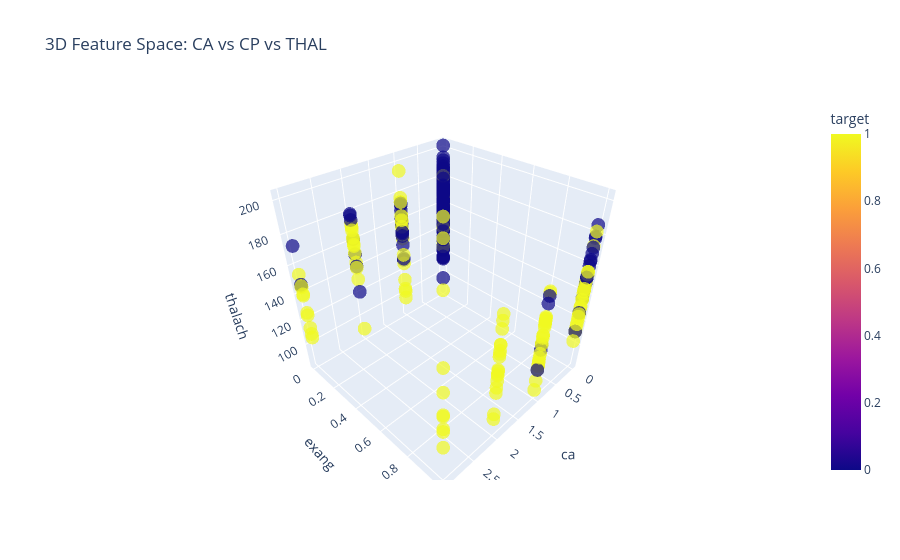

Write notebook code for a chart like this one.
### Markdown cell above
#### Visualization of the Decision Space

### Code cell
import plotly.express as px

# Visualizing top 3 features
fig = px.scatter_3d(df, x='ca', y='exang', z='thalach',
              color='target', opacity=0.7,
              title="3D Feature Space: CA vs CP vs THAL")
fig.show()

### Figure 1 — Plotly figure (JSON) as saved in the notebook; plotly's stock layout.template omitted (floating-point values rounded to 4 significant figures; data arrays with more than 128 entries replaced by an {"elided": "..."} marker saying what was removed)
{"data": [{"hovertemplate": "ca=%{x}<br>exang=%{y}<br>thalach=%{z}<br>target=%{marker.color}<extra></extra>", "legendgroup": "", "marker": {"color": {"elided": "303 int values"}, "coloraxis": "coloraxis", "opacity": 0.7, "symbol": "circle"}, "mode": "markers", "name": "", "scene": "scene", "showlegend": false, "type": "scatter3d", "x": {"elided": "303 int values"}, "y": {"elided": "303 int values"}, "z": {"elided": "303 int values"}}], "layout": {"coloraxis": {"colorbar": {"title": {"text": "target"}}, "colorscale": [[0, "#0d0887"], [0.1111, "#46039f"], [0.2222, "#7201a8"], [0.3333, "#9c179e"], [0.4444, "#bd3786"], [0.5556, "#d8576b"], [0.6667, "#ed7953"], [0.7778, "#fb9f3a"], [0.8889, "#fdca26"], [1, "#f0f921"]]}, "legend": {"tracegroupgap": 0}, "scene": {"domain": {"x": [0, 1], "y": [0, 1]}, "xaxis": {"title": {"text": "ca"}}, "yaxis": {"title": {"text": "exang"}}, "zaxis": {"title": {"text": "thalach"}}}, "title": {"text": "3D Feature Space: CA vs CP vs THAL"}}}
